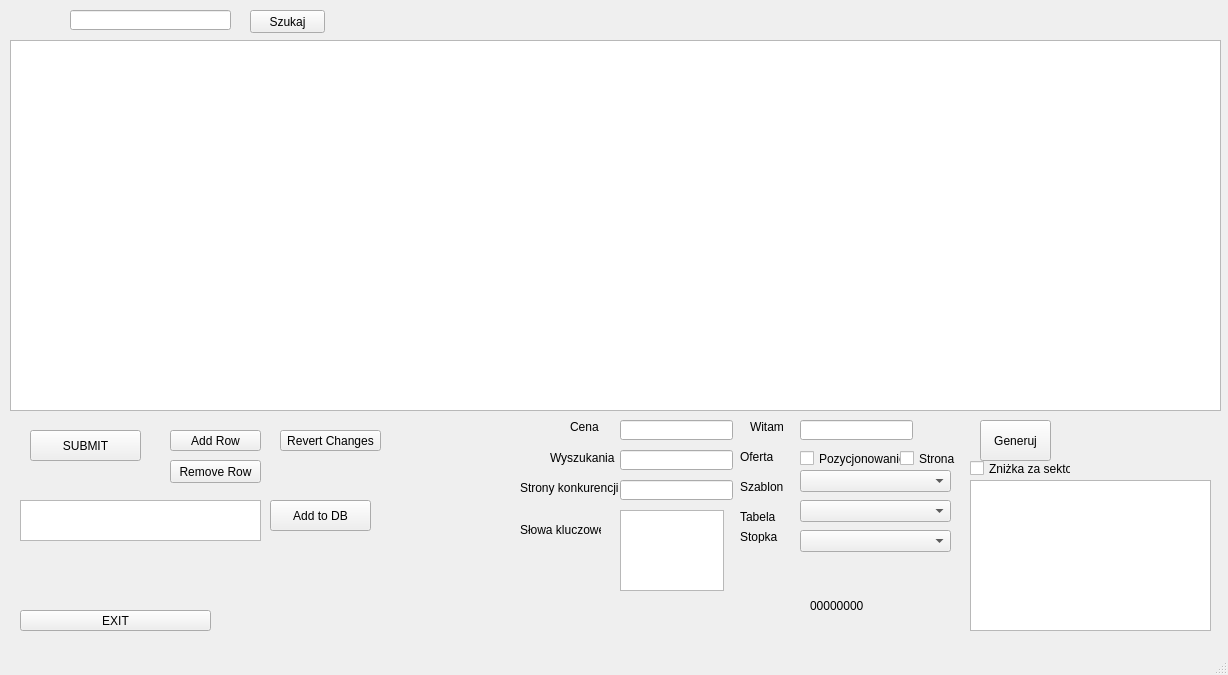
<?xml version="1.0" encoding="UTF-8"?>
<ui version="4.0">
 <class>MainWindow</class>
 <widget class="QMainWindow" name="MainWindow">
  <property name="geometry">
   <rect>
    <x>0</x>
    <y>0</y>
    <width>1228</width>
    <height>675</height>
   </rect>
  </property>
  <property name="windowTitle">
   <string>MainWindow</string>
  </property>
  <widget class="QWidget" name="centralwidget">
   <widget class="QTableView" name="tableView">
    <property name="geometry">
     <rect>
      <x>10</x>
      <y>40</y>
      <width>1211</width>
      <height>371</height>
     </rect>
    </property>
    <property name="sizePolicy">
     <sizepolicy hsizetype="Maximum" vsizetype="Expanding">
      <horstretch>0</horstretch>
      <verstretch>0</verstretch>
     </sizepolicy>
    </property>
    <property name="sortingEnabled">
     <bool>true</bool>
    </property>
    <attribute name="horizontalHeaderVisible">
     <bool>true</bool>
    </attribute>
    <attribute name="horizontalHeaderDefaultSectionSize">
     <number>30</number>
    </attribute>
    <attribute name="verticalHeaderVisible">
     <bool>false</bool>
    </attribute>
   </widget>
   <widget class="QPushButton" name="submitButton">
    <property name="geometry">
     <rect>
      <x>30</x>
      <y>430</y>
      <width>111</width>
      <height>31</height>
     </rect>
    </property>
    <property name="text">
     <string>SUBMIT</string>
    </property>
   </widget>
   <widget class="QPushButton" name="addButton">
    <property name="geometry">
     <rect>
      <x>170</x>
      <y>430</y>
      <width>91</width>
      <height>21</height>
     </rect>
    </property>
    <property name="text">
     <string>Add Row</string>
    </property>
   </widget>
   <widget class="QLabel" name="timeDisp">
    <property name="geometry">
     <rect>
      <x>810</x>
      <y>590</y>
      <width>121</width>
      <height>31</height>
     </rect>
    </property>
    <property name="text">
     <string>00000000</string>
    </property>
   </widget>
   <widget class="QPushButton" name="exitButton">
    <property name="geometry">
     <rect>
      <x>20</x>
      <y>610</y>
      <width>191</width>
      <height>21</height>
     </rect>
    </property>
    <property name="text">
     <string>EXIT</string>
    </property>
   </widget>
   <widget class="QPushButton" name="revertButton">
    <property name="geometry">
     <rect>
      <x>280</x>
      <y>430</y>
      <width>101</width>
      <height>21</height>
     </rect>
    </property>
    <property name="text">
     <string>Revert Changes</string>
    </property>
   </widget>
   <widget class="QPushButton" name="removeButton">
    <property name="geometry">
     <rect>
      <x>170</x>
      <y>460</y>
      <width>91</width>
      <height>23</height>
     </rect>
    </property>
    <property name="text">
     <string>Remove Row</string>
    </property>
   </widget>
   <widget class="QLabel" name="label">
    <property name="geometry">
     <rect>
      <x>750</x>
      <y>420</y>
      <width>46</width>
      <height>13</height>
     </rect>
    </property>
    <property name="text">
     <string>Witam</string>
    </property>
   </widget>
   <widget class="QLabel" name="label_2">
    <property name="geometry">
     <rect>
      <x>740</x>
      <y>450</y>
      <width>46</width>
      <height>13</height>
     </rect>
    </property>
    <property name="text">
     <string>Oferta</string>
    </property>
   </widget>
   <widget class="QCheckBox" name="offerPos">
    <property name="geometry">
     <rect>
      <x>800</x>
      <y>450</y>
      <width>101</width>
      <height>17</height>
     </rect>
    </property>
    <property name="text">
     <string>Pozycjonowanie</string>
    </property>
   </widget>
   <widget class="QCheckBox" name="offerSite">
    <property name="geometry">
     <rect>
      <x>900</x>
      <y>450</y>
      <width>70</width>
      <height>17</height>
     </rect>
    </property>
    <property name="text">
     <string>Strona</string>
    </property>
   </widget>
   <widget class="QComboBox" name="chooseTemplate">
    <property name="geometry">
     <rect>
      <x>800</x>
      <y>470</y>
      <width>151</width>
      <height>22</height>
     </rect>
    </property>
   </widget>
   <widget class="QComboBox" name="chooseTable">
    <property name="geometry">
     <rect>
      <x>800</x>
      <y>500</y>
      <width>151</width>
      <height>22</height>
     </rect>
    </property>
   </widget>
   <widget class="QLabel" name="label_3">
    <property name="geometry">
     <rect>
      <x>740</x>
      <y>480</y>
      <width>46</width>
      <height>13</height>
     </rect>
    </property>
    <property name="text">
     <string>Szablon</string>
    </property>
   </widget>
   <widget class="QLabel" name="label_4">
    <property name="geometry">
     <rect>
      <x>740</x>
      <y>510</y>
      <width>46</width>
      <height>13</height>
     </rect>
    </property>
    <property name="text">
     <string>Tabela</string>
    </property>
   </widget>
   <widget class="QPushButton" name="generateButton">
    <property name="geometry">
     <rect>
      <x>980</x>
      <y>420</y>
      <width>71</width>
      <height>41</height>
     </rect>
    </property>
    <property name="text">
     <string>Generuj</string>
    </property>
   </widget>
   <widget class="QComboBox" name="chooseStopka">
    <property name="geometry">
     <rect>
      <x>800</x>
      <y>530</y>
      <width>151</width>
      <height>22</height>
     </rect>
    </property>
   </widget>
   <widget class="QLabel" name="label_5">
    <property name="geometry">
     <rect>
      <x>740</x>
      <y>530</y>
      <width>46</width>
      <height>13</height>
     </rect>
    </property>
    <property name="text">
     <string>Stopka</string>
    </property>
   </widget>
   <widget class="QPlainTextEdit" name="promoInput">
    <property name="geometry">
     <rect>
      <x>970</x>
      <y>480</y>
      <width>241</width>
      <height>151</height>
     </rect>
    </property>
   </widget>
   <widget class="QLineEdit" name="titleInput">
    <property name="geometry">
     <rect>
      <x>800</x>
      <y>420</y>
      <width>113</width>
      <height>20</height>
     </rect>
    </property>
   </widget>
   <widget class="QLabel" name="genOut">
    <property name="geometry">
     <rect>
      <x>1060</x>
      <y>430</y>
      <width>121</width>
      <height>31</height>
     </rect>
    </property>
    <property name="text">
     <string/>
    </property>
   </widget>
   <widget class="QLineEdit" name="searchInput">
    <property name="geometry">
     <rect>
      <x>70</x>
      <y>10</y>
      <width>161</width>
      <height>20</height>
     </rect>
    </property>
   </widget>
   <widget class="QPushButton" name="searchButton">
    <property name="geometry">
     <rect>
      <x>250</x>
      <y>10</y>
      <width>75</width>
      <height>23</height>
     </rect>
    </property>
    <property name="text">
     <string>Szukaj</string>
    </property>
   </widget>
   <widget class="QLabel" name="msgLabel">
    <property name="geometry">
     <rect>
      <x>250</x>
      <y>590</y>
      <width>191</width>
      <height>31</height>
     </rect>
    </property>
    <property name="text">
     <string/>
    </property>
   </widget>
   <widget class="QCheckBox" name="addPromo">
    <property name="geometry">
     <rect>
      <x>970</x>
      <y>460</y>
      <width>101</width>
      <height>17</height>
     </rect>
    </property>
    <property name="text">
     <string>Zniżka za sektor</string>
    </property>
   </widget>
   <widget class="QLabel" name="label_6">
    <property name="geometry">
     <rect>
      <x>570</x>
      <y>420</y>
      <width>46</width>
      <height>13</height>
     </rect>
    </property>
    <property name="text">
     <string>Cena</string>
    </property>
   </widget>
   <widget class="QLineEdit" name="cenaInput">
    <property name="geometry">
     <rect>
      <x>620</x>
      <y>420</y>
      <width>113</width>
      <height>20</height>
     </rect>
    </property>
   </widget>
   <widget class="QLabel" name="label_7">
    <property name="geometry">
     <rect>
      <x>550</x>
      <y>450</y>
      <width>71</width>
      <height>16</height>
     </rect>
    </property>
    <property name="text">
     <string>Wyszukania</string>
    </property>
   </widget>
   <widget class="QLineEdit" name="wyszukInput">
    <property name="geometry">
     <rect>
      <x>620</x>
      <y>450</y>
      <width>113</width>
      <height>20</height>
     </rect>
    </property>
   </widget>
   <widget class="QLabel" name="label_8">
    <property name="geometry">
     <rect>
      <x>520</x>
      <y>480</y>
      <width>101</width>
      <height>16</height>
     </rect>
    </property>
    <property name="text">
     <string>Strony konkurencji</string>
    </property>
   </widget>
   <widget class="QLineEdit" name="konkurInput">
    <property name="geometry">
     <rect>
      <x>620</x>
      <y>480</y>
      <width>113</width>
      <height>20</height>
     </rect>
    </property>
   </widget>
   <widget class="QLabel" name="label_9">
    <property name="geometry">
     <rect>
      <x>520</x>
      <y>520</y>
      <width>81</width>
      <height>20</height>
     </rect>
    </property>
    <property name="text">
     <string>Słowa kluczowe</string>
    </property>
   </widget>
   <widget class="QTextEdit" name="keywordsInput">
    <property name="geometry">
     <rect>
      <x>620</x>
      <y>510</y>
      <width>104</width>
      <height>81</height>
     </rect>
    </property>
   </widget>
   <widget class="QTextEdit" name="rowInput">
    <property name="geometry">
     <rect>
      <x>20</x>
      <y>500</y>
      <width>241</width>
      <height>41</height>
     </rect>
    </property>
   </widget>
   <widget class="QPushButton" name="addtodbButton">
    <property name="geometry">
     <rect>
      <x>270</x>
      <y>500</y>
      <width>101</width>
      <height>31</height>
     </rect>
    </property>
    <property name="text">
     <string>Add to DB</string>
    </property>
   </widget>
  </widget>
  <widget class="QMenuBar" name="menubar">
   <property name="geometry">
    <rect>
     <x>0</x>
     <y>0</y>
     <width>1228</width>
     <height>21</height>
    </rect>
   </property>
  </widget>
  <widget class="QStatusBar" name="statusbar"/>
 </widget>
 <resources/>
 <connections/>
</ui>
